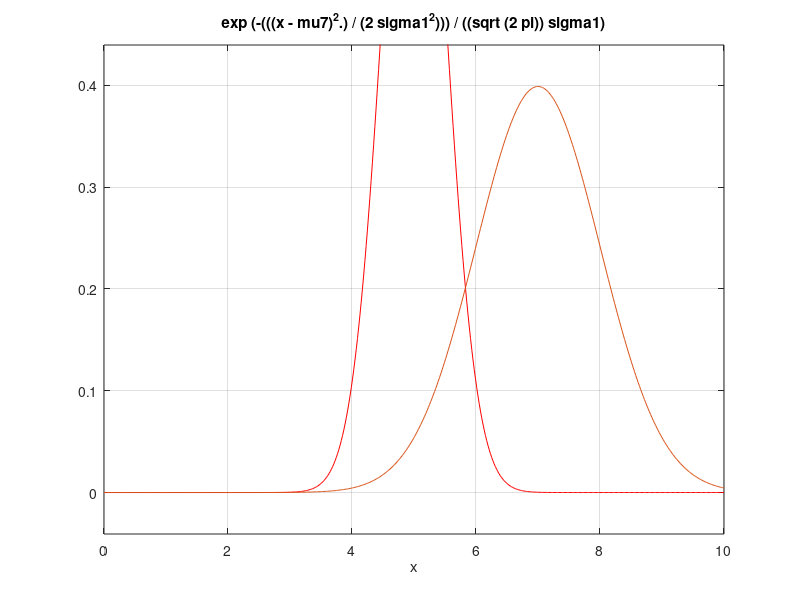
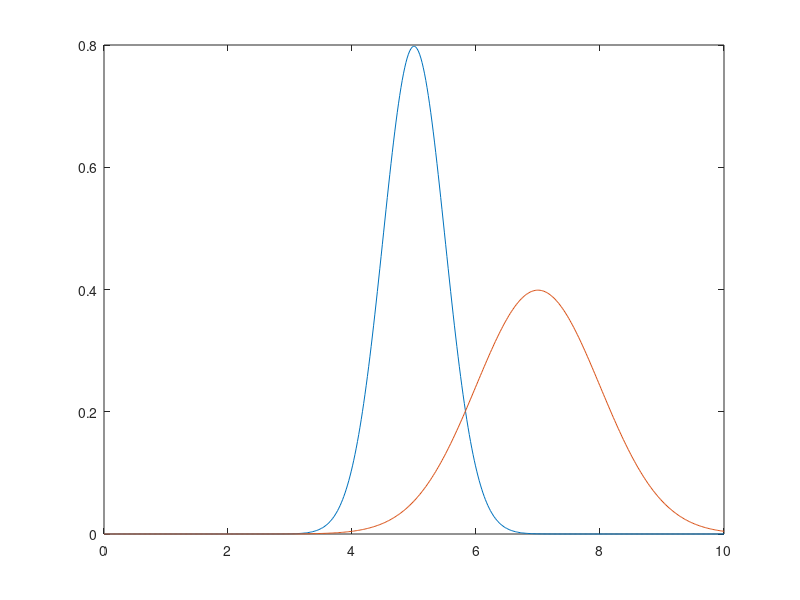

The MATLAB source for these figures, in order:
p=randn(60,1); % column vector of 60 random numbers from N(0,1) is your random sample

% arithmetic mean mu = mean(p); 
% standard deviation  sigma = std(p); 

mu5 = 5; sigma5 = .5; % produces S1 normal distribution

mu7 = 7; sigma1 = 1; % produces S2 normal distribution

if sigma5^2 ~= 0 % standard deviation squared must be non-zero 
%probability density function of normal distribution curve
%i.e. Gaussian function to use with ezplot
    pdf5 = @(x) exp( -(((x-mu5).^2.)/(2*sigma5^2)) )/((sqrt(2*pi))*sigma5);
    pdf7 = @(x) exp( -(((x-mu7).^2.)/(2*sigma1^2)) )/((sqrt(2*pi))*sigma1);   
   
    %plot the normal probability curve
    fg = figure;
  
      pdf5data = pdf5(p);
      pdf7data = pdf7(p);
     
% -------------------------------------------------------------------------
    pdf5ezplot = ezplot( pdf5, [0, 10, 0, 1]);
    pdf5Xdata = get(pdf5ezplot, 'XData');
    pdf5Ydata = get(pdf5ezplot, 'YData');
    hold on;
    pdf7ezplot = ezplot( pdf7, [0, 10, 0, 1]);
    pdf7Xdata = get(pdf7ezplot, 'XData');
    pdf7Ydata = get(pdf7ezplot, 'YData');
    set(pdf5ezplot, 'color', [1 0 0]);
    grid on;
    hold off;

    plotfg = figure;
    plot(pdf5Xdata, pdf5Ydata);
    hold on;
    plot(pdf7Xdata, pdf7Ydata);

end;